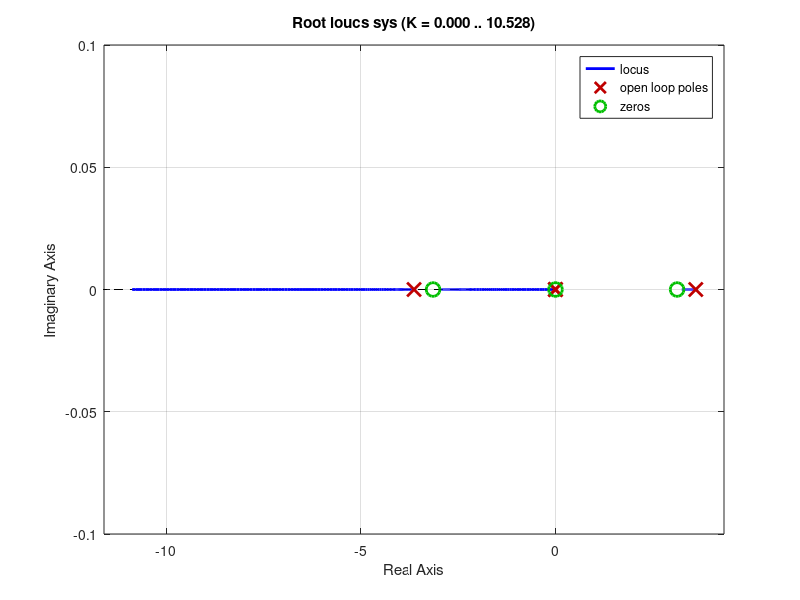

The MATLAB script that drew this image: (Note: this script raises an error after producing the figure.)

m_c=1.5;
m_p=0.5;
g=9.82;
L=1;
d1=0.01;
d2=0.01;
A=[0,0,1,0;0,0,0,1;0,g*m_p/m_c,-d1/m_c,-d2/(L*m_c);0,g*(m_c+m_p)/(L*m_c),-d1/(L*m_c),-d2*(m_c+m_p)/((L^2)*m_c*m_p)];
B=[0;0;1/m_c;1/(L*m_c)];
c=[0,0,1,0];
D=[0];
sys=ss(A,B,c,D);
P=pole(sys);
E=eig(sys);
Z=zero(sys);
pzmap(sys);
tf(sys);
ss2tf(A,B,c,D);
zeros=[-3.1437,3.1237,0];
poles=[-3.6327,3.6043,-0.0050,0];
gain=1;
sys=zpk(zeros,poles,gain);
[A,B,c,D]=ssdata(sys);
rlocus(sys);
p=[-3.632666683606961,-1,-3,-0.0049];
K=place(A,B,p);
sys_c1=ss(A-B*K,B,c,D);
sisotool(sys_c1);
feedback(sys,C);

